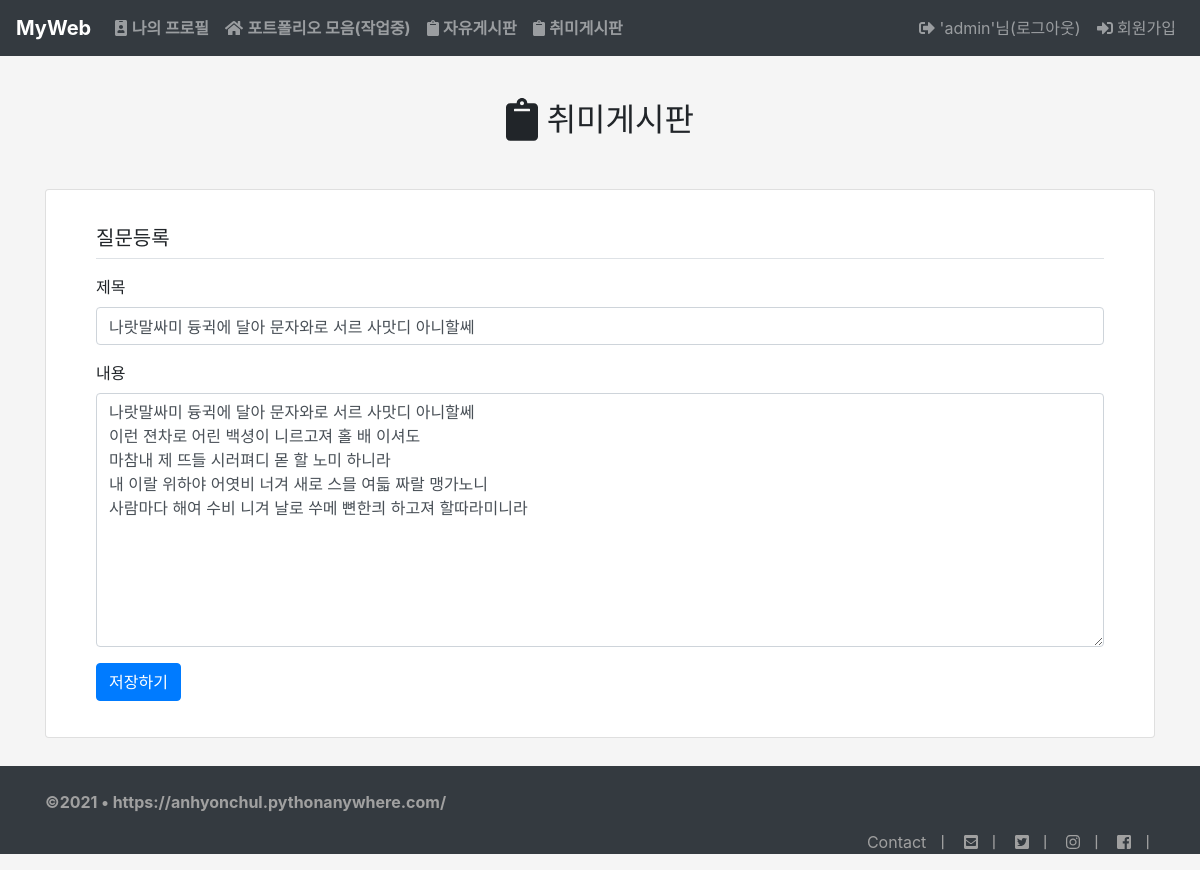
Page /pybo2/question/modify/20/ (signed in) on the committed database.
### pybo2/models.py (models this page shows, shortened)
class Question(models.Model):
    author = models.ForeignKey(User, on_delete=models.CASCADE, related_name='author_question2')
    subject = models.CharField(max_length=200)
    content = models.TextField()
    create_date = models.DateTimeField()
    modify_date = models.DateTimeField(null=True, blank=True)
    voter = models.ManyToManyField(User, related_name='voter_question2')

### pybo2/views.py (the view)
# urls.py: path('question/modify/<int:question_id>/', question_views.question_modify, name='question_modify'),
@login_required(login_url='common:login')
def question_modify(request, question_id):
    question = get_object_or_404(Question, pk=question_id)
    if request.user != question.author:
        messages.error(request, '수정권한이 없습니다')
        return redirect('pybo2:detail', question_id=question.id)
    if request.method == 'POST':
        form = QuestionForm(request.POST, instance=question)
        if form.is_valid():
            question = form.save(commit=False)
            question.author = request.user
            question.modify_date = timezone.now()
            question.save()
            return redirect('pybo2:detail', question_id=question.id)
    else:
        form = QuestionForm(instance=question)
    context = {'form':form}
    return render(request, 'pybo2/question_form.html', context)

### pybo2/forms.py
class QuestionForm(forms.ModelForm):
    class Meta:
        model = Question
        fields = ['subject', 'content']
        labels = {
            'subject': '제목',
            'content': '내용',
        }

### templates/pybo2/question_form.html (shortened to what this page needs)
{% extends 'base.html' %}
{% block content %}
<div class="container my-1">
    <div class="text-center">
        <h2 class="my-5"><i class="fas fa-clipboard fa-lg"></i> 취미게시판</h2>
    </div>
    <div class="card col-12">
        <div class="card-body">
            <div class="container">
                <h5 class="my-3 border-bottom pb-2">질문등록</h5>
                <form method="post" class="post-form my-3">
                    <div class="form-group">
                        <label for="subject">제목</label>
                        <input type="text" class="form-control" name="subject" id="subject"
                               value="{{ form.subject.value|default_if_none:'' }}">
                    </div>
                    <div class="form-group">
                        <label for="content">내용</label>
                        <textarea class="form-control" name="content"
                                  id="content" rows="10">{{ form.content.value|default_if_none:'' }}</textarea>
                    </div>
                    <button type="submit" class="btn btn-primary">저장하기</button>
                </form>
            </div>
        </div>
    </div>
</div>
{% endblock %}

### templates/navbar.html (shortened to what this page needs)
{% load static %}
<nav class="navbar fixed-top navbar-expand-sm bg-dark navbar-dark">
    <a class="navbar-brand" href="{% url 'pybo:index' %}"><strong>MyWeb</strong></a>
    <div class="collapse navbar-collapse" id="collapsibleNavbar">
        <ul class="navbar-nav navbar-dark">
            <li class="nav-item">
                <a class="nav-link" href="{% url 'pybo:profile' %}">
                    <i class="fas fa-id-badge"></i>&nbsp;<strong>나의 프로필</strong></a>
            </li>
            <li class="nav-item">
                <a class="nav-link" href="#">
                    <i class="fas fa-home"></i>&nbsp;<strong>포트폴리오 모음(작업중)</strong></a>
            </li>
            <li class="nav-item">
                <a class="nav-link" href="{% url 'pybo:board' %}">
                    <i class="fas fa-clipboard"></i>&nbsp;<strong>자유게시판</strong></a>
            </li>
            <li class="nav-item">
                <a class="nav-link" href="{% url 'pybo2:index' %}">
                    <i class="fas fa-clipboard"></i>&nbsp;<strong>취미게시판</strong></a>
            </li>
        </ul>
        <form class="form-inline ml-auto" action="">
            <ul class="navbar-nav navbar-dark">
                <li class="nav-item">
                    {% if user.is_authenticated %}
                    <a class="nav-link" href="{% url 'common:logout' %}">
                        <i class="fas fa-sign-out-alt"></i>&nbsp;'{{ user.username }}'님(로그아웃)</a>
                    {% else %}
                    <a class="nav-link" href="{% url 'common:login' %}">
                        <i class="fas fa-sign-in-alt"></i>&nbsp;로그인</a>
                    {% endif %}
                </li>
                <li class="nav-item">
                    <a class="nav-link" href="{% url 'common:signup' %}">
                        <i class="fas fa-sign-in-alt"></i>&nbsp;회원가입</a>
                </li>
            </ul>
        </form>
    </div>
</nav>

### rows in the picture
Question: subject "나랏말싸미 듕귁에 달아 문자와로 서르 사맛디 아니할쎄", content "나랏말싸미 듕귁에 달아 문자와로 서르 사맛디 아니할쎄 이런 젼차로 어린 백셩이 니르고져 홀 배 이셔도 마참내 제 뜨들 시러펴디 몯 할 노미 하니라 내 이랄 위하야 어엿비 너겨 새로 스믈 여듧 짜랄 맹가노니 사람마다 해여 수비 니겨 날로 쑤메 뼌한킈 하고져 할따라미니라"

### other values in the picture
{{ user.username }} "admin"
